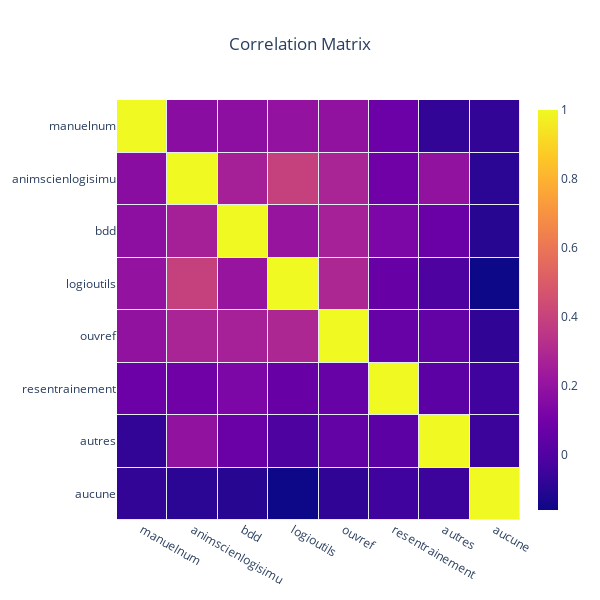

Notebook code cell kept with this figure:
### Markdown cell above
### Corrélation

Avant de faire de la classification, nous allons voir si il existe une corrélation entre les différentes variables qu'on a là

### Code cell
columns_names = df_ressources.columns

heat = go.Heatmap(
    z = df_ressources.corr(),
    x = columns_names,
    y = columns_names,
    xgap = 1, ygap = 1,
    colorbar_thickness=20,
    colorbar_ticklen=3,
    hovertext = df_ressources.corr(),
    hoverinfo='text'
)

layout = go.Layout(
    title_text= "Correlation Matrix",
    title_x = 0.5,
    width=600, height=600,
    xaxis_showgrid=False,
    yaxis_showgrid=False,
    yaxis_autorange='reversed'
)

fig = go.Figure(data=[heat], layout=layout)
fig.show()

### Figure 1 — Plotly figure (JSON) as saved in the notebook; plotly's stock layout.template omitted (floating-point values rounded to 4 significant figures)
{"data": [{"colorbar": {"thickness": 20, "ticklen": 3}, "hoverinfo": "text", "hovertext": [[1, 0.1711, 0.1795, 0.1991, 0.1956, 0.08197, -0.0739, -0.07257], [0.1711, 1, 0.2641, 0.3954, 0.2778, 0.08969, 0.1953, -0.09131], [0.1795, 0.2641, 1, 0.2125, 0.2671, 0.1281, 0.07159, -0.1012], [0.1991, 0.3954, 0.2125, 1, 0.2932, 0.06772, -0.00684, -0.1589], [0.1956, 0.2778, 0.2671, 0.2932, 1, 0.06551, 0.05366, -0.0788], [0.08197, 0.08969, 0.1281, 0.06772, 0.06551, 1, 0.03519, -0.04071], [-0.0739, 0.1953, 0.07159, -0.00684, 0.05366, 0.03519, 1, -0.0506], [-0.07257, -0.09131, -0.1012, -0.1589, -0.0788, -0.04071, -0.0506, 1]], "type": "heatmap", "x": ["manuelnum", "animscienlogisimu", "bdd", "logioutils", "ouvref", "resentrainement", "autres", "aucune"], "xgap": 1, "y": ["manuelnum", "animscienlogisimu", "bdd", "logioutils", "ouvref", "resentrainement", "autres", "aucune"], "ygap": 1, "z": [[1, 0.1711, 0.1795, 0.1991, 0.1956, 0.08197, -0.0739, -0.07257], [0.1711, 1, 0.2641, 0.3954, 0.2778, 0.08969, 0.1953, -0.09131], [0.1795, 0.2641, 1, 0.2125, 0.2671, 0.1281, 0.07159, -0.1012], [0.1991, 0.3954, 0.2125, 1, 0.2932, 0.06772, -0.00684, -0.1589], [0.1956, 0.2778, 0.2671, 0.2932, 1, 0.06551, 0.05366, -0.0788], [0.08197, 0.08969, 0.1281, 0.06772, 0.06551, 1, 0.03519, -0.04071], [-0.0739, 0.1953, 0.07159, -0.00684, 0.05366, 0.03519, 1, -0.0506], [-0.07257, -0.09131, -0.1012, -0.1589, -0.0788, -0.04071, -0.0506, 1]]}], "layout": {"height": 600, "title": {"text": "Correlation Matrix", "x": 0.5}, "width": 600, "xaxis": {"showgrid": false}, "yaxis": {"autorange": "reversed", "showgrid": false}}}
